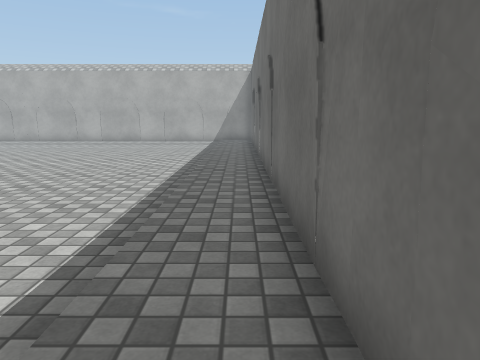
[1] (above)

17 first-person views from a walk through a 3-D level made in the Unity game engine. The camera is 1.2 m above the floor, tilts 10° down and sees 70° across. The floor is counted in squares, 1 m on a side. Each view is taken from the middle of a square. On the plan, view 1 faces up. The plan holds only what a view shows up to about 14 squares ahead; the rest is blank. The place goes on beyond the plan. Door leaves are left out, so doorways stand open. Surface patterns are stand-ins for the level's own textures.

[2]
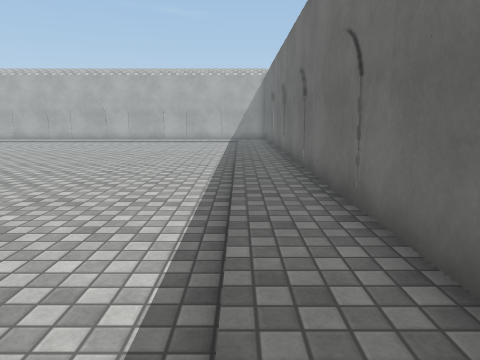

[3]
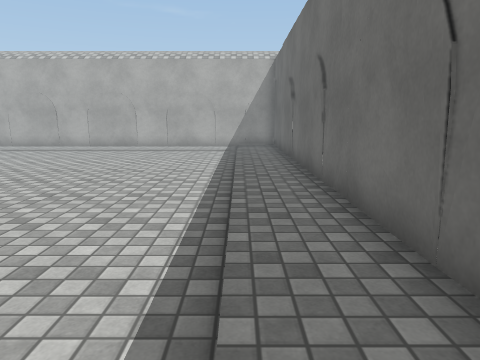

[4]
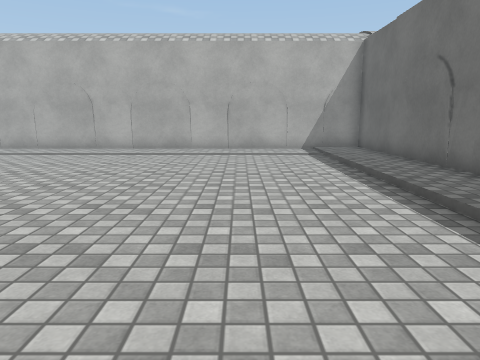

[5]
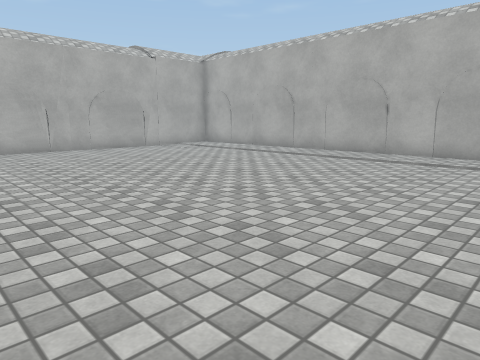

[6]
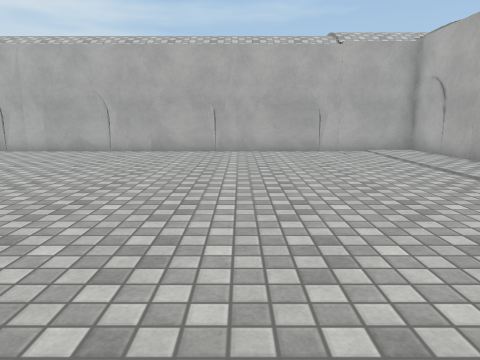

[7]
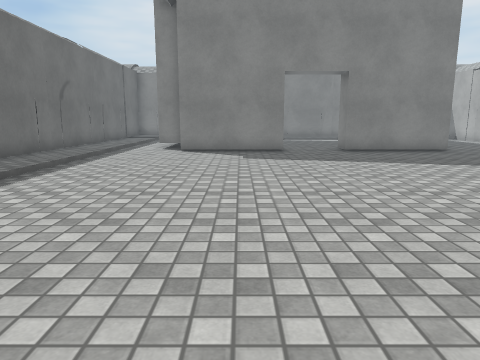

[8]
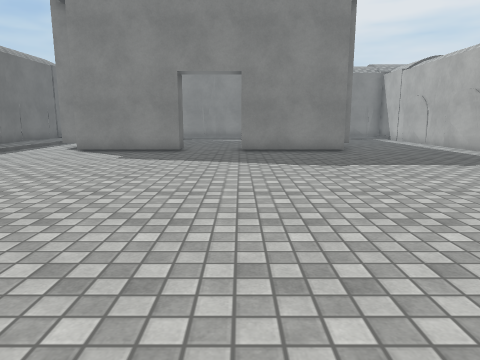

[9]
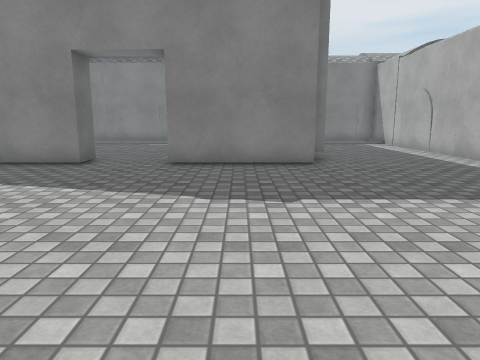

[10]
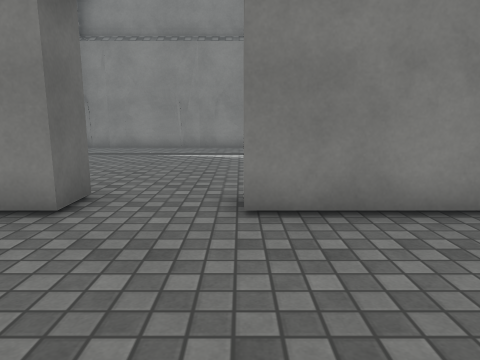

[11]
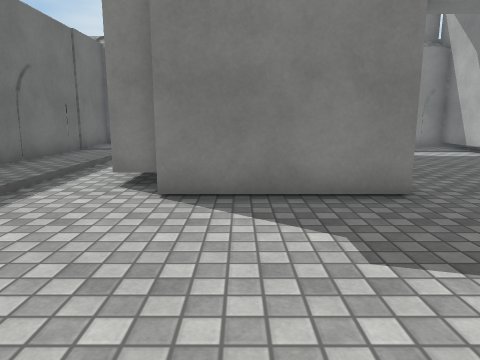

[12]
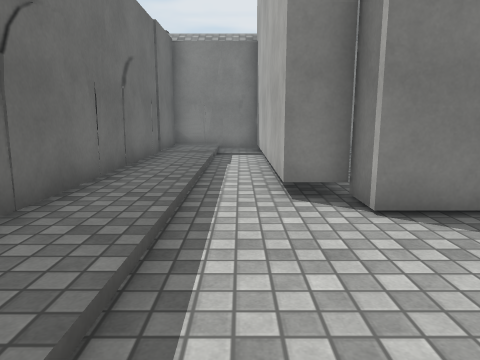

[13]
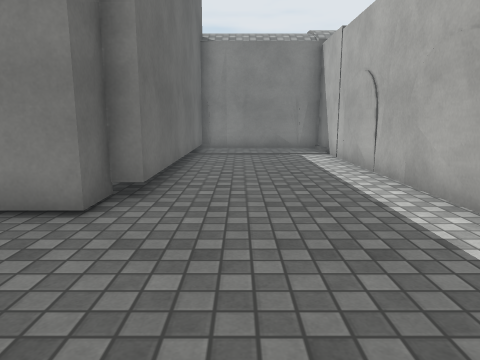

[14]
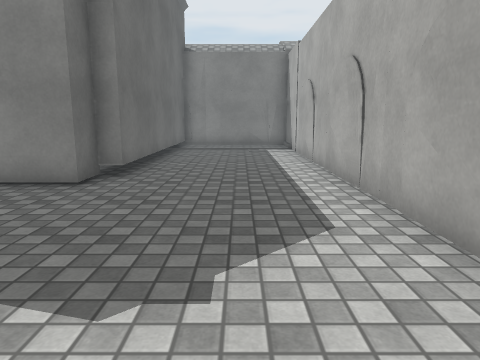

[15]
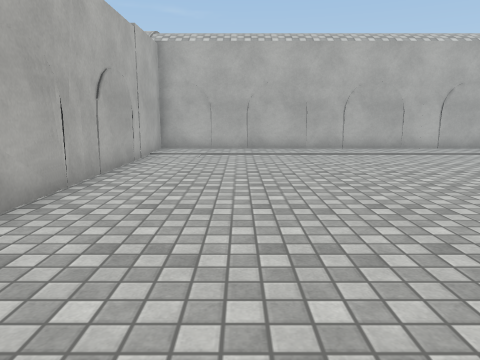

[16]
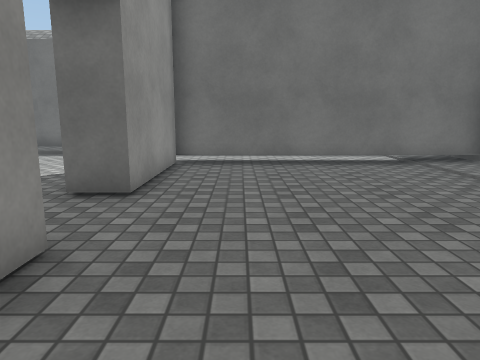

[17]
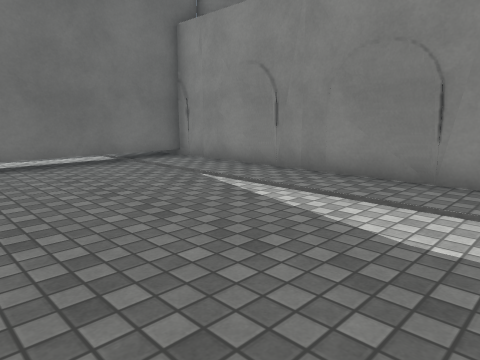

### Floor plan
Key: @ floor where view 1 was taken; # wall or solid block; . main floor; : floor 0.25 m higher than the main floor; / step, stairs or slope; D open door; T thing the floor can be seen under or through.
Columns run from 19 left of view 1 to 1 right of it. Each row starts with its distance up from view 1.
 21 #####################
 20 #:::::::::::::::::::#
 19 #:::::::::::::::::/:#
 18 #................./:#
 17 #................./:#
 16 #................./:#
 15 #................./:#
 14 #................./:#
 13 #................./:#
 12 #................./:#
 11 #................./:#
 10 #................./:#
  9 #................./:#
  8 #................./:#
  7 #................./:#
  6 #................./:#
  5 #................./:#
  4 #................./:#
  3 #................./:#
  2 #................./:#
  1 #....#####..####../:#
  0 #....#  #DDD##TTT./@#
 -1 #....#  .......TT./:#
 -2 #....#. .......TT./:#
 -3 #....#.........TT./:#
 -4 #....#.........TT./:#
 -5 #....#.........TT./:#
 -6 #....#.........TT.//#
 -7 #::::#:::::::::TT:/:#
 -8 #::::#:::::::::#T:/:#
 -9 ###### ##############

Positions as (right, up) in squares from view 1, and headings:
1: (0, 0), facing up
2: (-1, -2), facing up
3: (-1, 4), facing up
4: (-4, 7), facing up
5: (-5, 9), facing up-left
6: (-6, 14), facing left
7: (-6, 14), facing down
8: (-10, 14), facing down
9: (-12, 10), facing down
10: (-10, 5), facing down
11: (-5, 6), facing down
12: (-2, 5), facing down
13: (-16, 5), facing down
14: (-17, 7), facing down
15: (-16, 7), facing up
16: (-13, -2), facing right
17: (-13, -2), facing down-right
